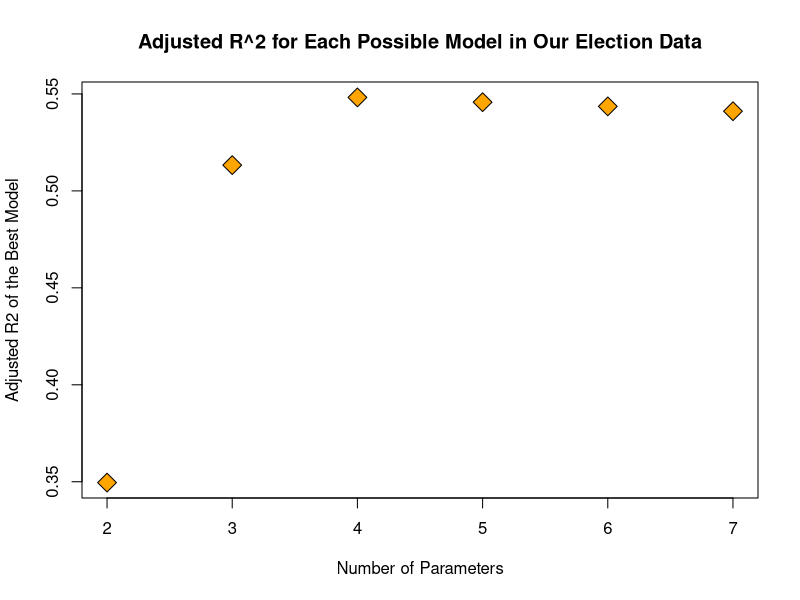
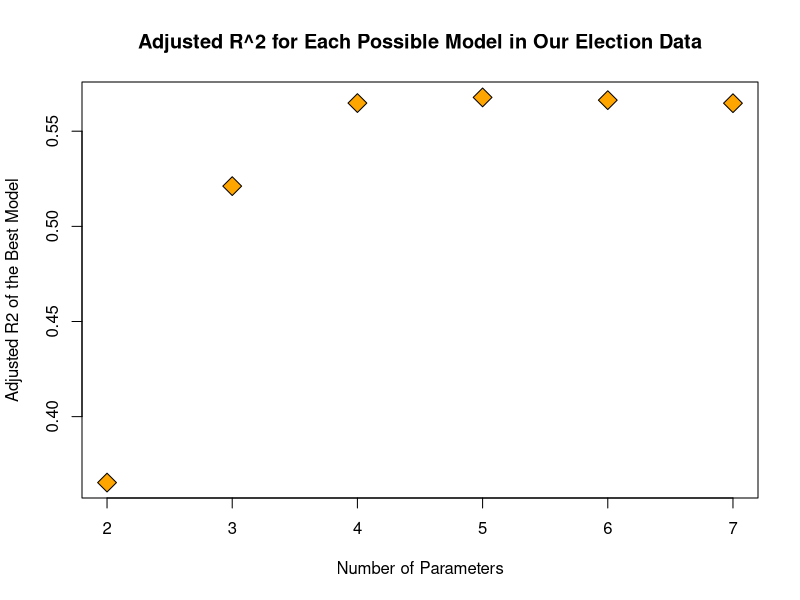

These charts were generated, in order, by the following R code: (Note: this script raises an error after producing the figures.)
#YCL created this code script
#HJ reviewed, revised and documented this code script
#YCL is ultimately responsible for this code script

library(leaps)
library(MASS)
library(caret)
data_raw=read.csv("data_cleaned.csv")[,-c(1,2)] ##data is from datacleaning

### change variable names to lower case 
names(data_raw)=tolower(names(data_raw))
### change lb/inch values to kg/cm
data_raw$weight=data_raw$weight*0.45359237
data_raw$height=data_raw$height*2.54

### split training and testing dataset 
smp_size <- floor(0.75 * nrow(data_raw))
set.seed(333)
train_ind <- sample(seq_len(nrow(data_raw)), size = smp_size)
data_train <- data_raw[train_ind, ]
data_test <- data_raw[-train_ind, ]

# model 1

### select the three variables 
name_model1=(names(data_raw)[-1])[c(2,3,4)]
### create training formula 
name_set=t(combn(name_model1,2))
name_set_paste=paste(paste(name_set[,1],name_set[,2],sep=":"),collapse = "+")
name_set_paste2=paste(name_model1,collapse = "+")
fmla=as.formula(paste("bodyfat~",name_set_paste2,"+",name_set_paste,sep=""))

### train test
lm_election=lm(fmla,data=data_train)

X <- model.matrix(lm_election)[,-1]
election.leaps <- leaps(X, data_train$bodyfat, nbest=1, method='adjr2')

best.model.adjr2 <- election.leaps$which[which.max(election.leaps$adjr2),]
a=colnames(X)[best.model.adjr2]

plot(election.leaps$size, election.leaps$adjr2, pch=23, bg='orange', cex=2, 
     xlab="Number of Parameters", ylab="Adjusted R2 of the Best Model",
     main="Adjusted R^2 for Each Possible Model in Our Election Data")

fmla_model1=as.formula(paste("bodyfat~",paste(a,collapse = "+"),sep=""))

### test the trained model 
model1=lm(fmla_model1,data_train)
sqrt(sum(model1$residuals^2)/183) ## RMSE on training set
pre1=predict(model1,data_test[-1])
res1=(pre1-data_test[1])
sqrt(sum(res1^2)/61) ### RMSE on test data


### full model1
lm_election=lm(fmla,data=data_raw)


X <- model.matrix(lm_election)[,-1]
election.leaps <- leaps(X, data_raw$bodyfat, nbest=1, method='adjr2')

best.model.adjr2 <- election.leaps$which[which.max(election.leaps$adjr2),]
a=colnames(X)[best.model.adjr2]

plot(election.leaps$size, election.leaps$adjr2, pch=23, bg='orange', cex=2, 
     xlab="Number of Parameters", ylab="Adjusted R2 of the Best Model",
     main="Adjusted R^2 for Each Possible Model in Our Election Data")

fmla_model1=as.formula(paste("bodyfat~",paste(a,collapse = "+"),sep=""))

model1=lm(fmla_model1,data_raw)
sqrt(sum(model1$residuals^2)/244) ## RMSE on data set
model1_coefficients=data.frame(vairable=c(names(model1$coefficients)),coefficients=model1$coefficients)
row.names(model1_coefficients)=c()
write.csv(model1_coefficients,"../image/model1.csv")

# model2
### select more variables 
name_model2=(names(data_raw)[-1])[c(2,3,4,7,9,15)]
name_set=t(combn(name_model2,2))
name_set_paste=paste(paste(name_set[,1],name_set[,2],sep=":"),collapse = "+")
name_set_paste2=paste(name_model2,collapse = "+")
fmla=as.formula(paste("bodyfat~",name_set_paste2,"+",name_set_paste,sep=""))

### train test
lm_election=lm(fmla,data=data_train)



X <- model.matrix(lm_election)[,-1]
election.leaps <- leaps(X, data_train$bodyfat, nbest=1, method='adjr2')

best.model.adjr2 <- election.leaps$which[which.max(election.leaps$adjr2),]
a=colnames(X)[best.model.adjr2]

plot(election.leaps$size, election.leaps$adjr2, pch=23, bg='orange', cex=2, 
     xlab="Number of Parameters", ylab="Adjusted R2 of the Best Model",
     main="Adjusted R^2 for Each Possible Model in Our Election Data")

fmla_model2=as.formula(paste("bodyfat~",paste(a,collapse = "+"),sep=""))


model2=lm(fmla_model2,data_train)
sqrt(sum(model2$residuals^2)/183) ## RMSE on training set
pre2=predict(model2,data_test[-1])
res2=(pre2-data_test[1])
sqrt(sum(res2^2)/61) ### RMSE on test data

### full model2
lm_election=lm(fmla,data=data_raw)

X <- model.matrix(lm_election)[,-1]
election.leaps <- leaps(X, data_raw$bodyfat, nbest=1, method='adjr2')

best.model.adjr2 <- election.leaps$which[which.max(election.leaps$adjr2),]
a=colnames(X)[best.model.adjr2]

plot(election.leaps$size, election.leaps$adjr2, pch=23, bg='orange', cex=2, 
     xlab="Number of Parameters", ylab="Adjusted R2 of the Best Model",
     main="Adjusted R^2 for Each Possible Model in Our Election Data")

fmla_model2=as.formula(paste("bodyfat~",paste(a,collapse = "+"),sep=""))

model2=lm(fmla_model2,data_raw)
sqrt(sum(model2$residuals^2)/244) ## RMSE on data set
model2_coefficients=data.frame(vairable=c(names(model2$coefficients)),coefficients=model2$coefficients)
row.names(model2_coefficients)=c()
write.csv(model2_coefficients,"../image/model2.csv")

## model3
### select all variables 
name_model3=(names(data_raw)[-1])[2:15]
name_set=t(combn(name_model3,2))
name_set_paste=paste(paste(name_set[,1],name_set[,2],sep=":"),collapse = "+")
name_set_paste2=paste(name_model3,collapse = "+")
fmla=as.formula(paste("bodyfat~",name_set_paste2,"+",name_set_paste,sep=""))

### train and test
train.control <- trainControl(method = "cv", number = 10)
# Train the model
step.model <- train(fmla, data = data_train,
                    method = "leapBackward", 
                    tuneGrid = data.frame(nvmax = 1:106),
                    trControl = train.control
)

names(coef(step.model$finalModel, step.model$bestTune[[1]]))
model3=lm(bodyfat~height:forearm+forearm:wrist+abdomen:height+abdomen+age:ankle+age:wrist+ankle:wrist,data_train)
sqrt(sum(model3$residuals^2)/183) ## RMSE on training set
pre3=predict(model3,data_test[-1])
res3=(pre3-data_test[1])
sqrt(sum(res3^2)/61) ### RMSE on test data

### full model
step.model <- train(fmla, data = data_raw,
                    method = "leapBackward", 
                    tuneGrid = data.frame(nvmax = 1:106),
                    trControl = train.control
)
step.model$bestTune ## the best nvmax
names(coef(step.model$finalModel,step.model$bestTune[[1]]))
model3=lm(bodyfat~height:hip+hip+abdomen:neck+neck:hip+height:forearm+forearm:wrist,data_raw)
sqrt(sum(model3$residuals^2)/244) ## RMSE on data set
model3_coefficients=data.frame(vairable=c(names(model3$coefficients)),coefficients=model3$coefficients)
row.names(model3_coefficients)=c()
write.csv(model3_coefficients,"../image/model3.csv")

### diagnostics
qqnorm(model1$residuals, main="Q-Q Plot for Model1")
qqnorm(model2$residuals,main="Q-Q Plot for Model2")
qqnorm(model3$residuals,main="Q-Q Plot for Model3")
plot(model1$residuals,main="Model1")
plot(model2$residuals,main="Model2")
plot(model3$residuals,main="Model3")
plot(model1$fitted.values,model1$residuals,main="Residuals vs Fitted Model1")
plot(model2$fitted.values,model2$residuals,main="Residuals vs Fitted Model2")
plot(model3$fitted.values,model3$residuals,main="Residuals vs Fitted Model3")
